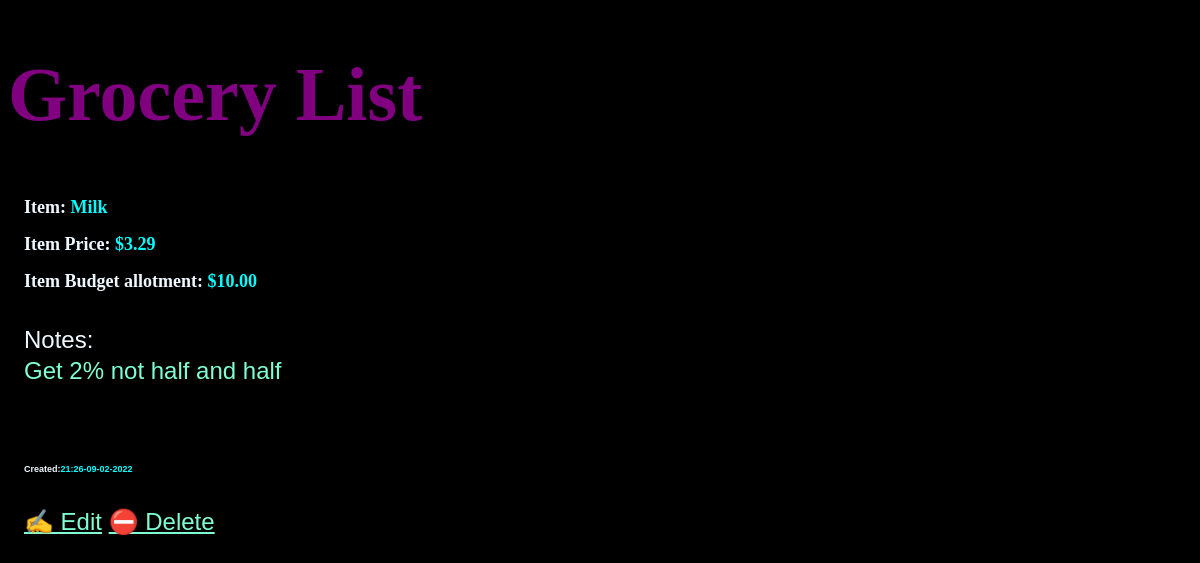
/list_items/1, run on an earlier commit of the app's database.
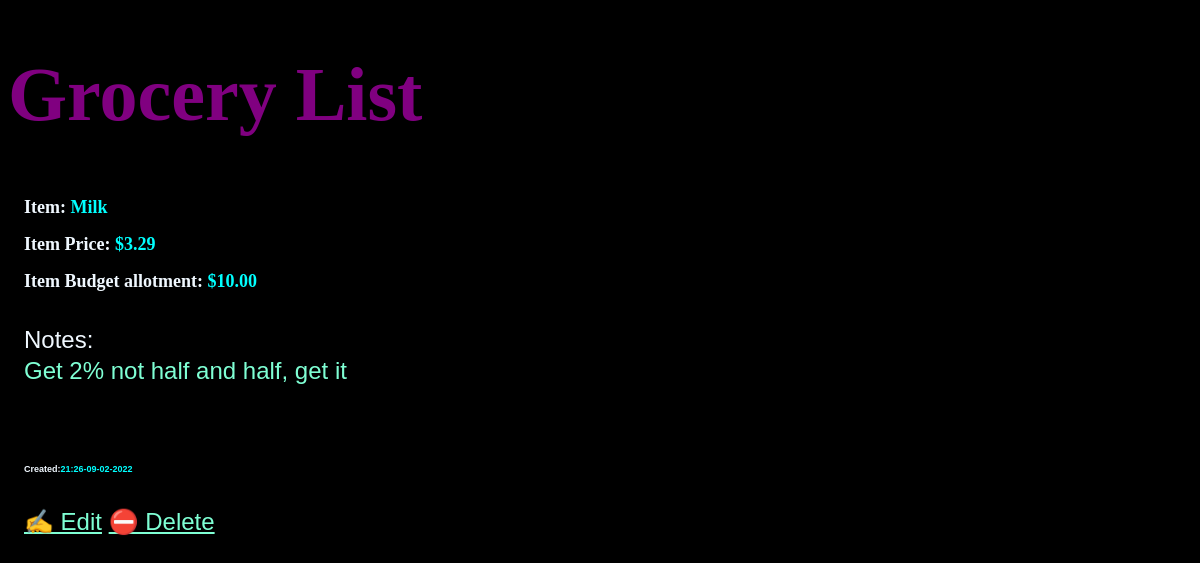
And on a later commit of the database.
### list_items/models.py (models this page shows, shortened)
class List_items(models.Model):
    groc_item = models.CharField(max_length=70)
    notes = models.TextField()
    item_price = models.DecimalField(max_digits=8, decimal_places=2)
    budget = models.DecimalField(max_digits=8, decimal_places=2)
    date_created = models.DateTimeField(default=timezone.now)
    class Meta:
        verbose_name_plural = "ListItems"

### list_items/views.py (the view)
class List_itemsDetailView(DetailView):
    model = List_items

### list_items/templates/list_items/list_items_detail.html
{% extends "list_items/base.html" %}
{% block content %}
<article>
    <h3><span id="grocitemspan">Item: </span>{{ list_items.groc_item }}</h3>
    <br>
    <h4><span id="itemspan">Item Price: </span> ${{ list_items.item_price }}</h4>
    <br>
    <h5><span id="budgetspan">Item Budget allotment: </span>${{ list_items.budget }}</h5>
    <br>
    <p><span id="notespan">Notes:</span><br>
        {{ list_items.notes }}
    </p>
    <br><br>
    <h6><span id="datespan">Created:</span>{{ list_items.date_created|date:'H:i-m-d-Y' }}</h6>
</article>
<p>
    <a href="{% url 'list_items-update' list_items.id %}">✍️ Edit</a>
    <a href="{% url 'list_items-delete' list_items.id %}">⛔ Delete</a>
</p>
{% endblock %}

What changed in the data, as far as the page shows it:
changed List_items "Milk": notes "Get 2% not half and half" → "Get 2% not half and half, get it"
